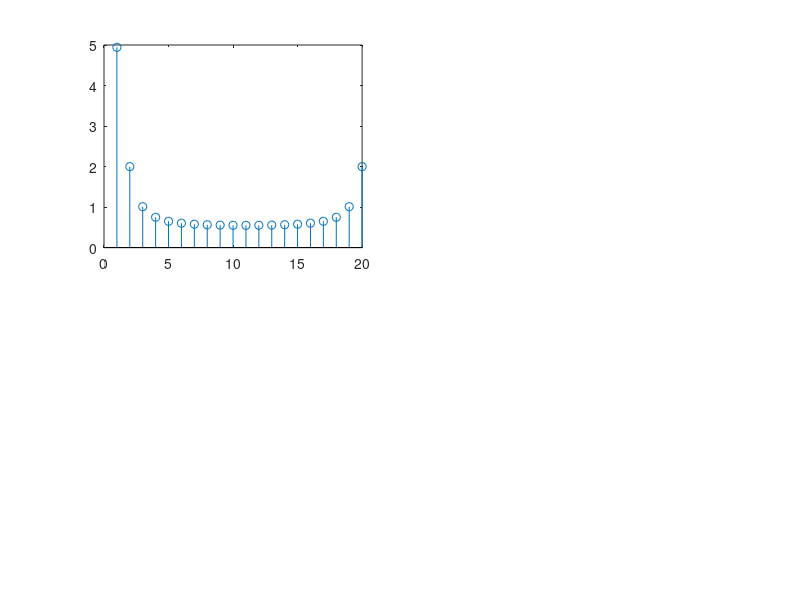

Write MATLAB code to recreate this figure. (Note: this script raises an error after producing the figure.)

N = 20;
w0 = 3*pi/10;
x = 0:1:19;
X = (0.8).^x;

Y = fft(X,N);

figure()
subplot(2,2,1);
stem(Y);
sgtitle("X[n] = (0.8)^n");
title("sequence");
xlabel("w");
ylabel("Magnitude");

subplot(2,2,2);
stem(abs(Y));
title("Magnitude");
xlabel("w");
ylabel("Magnitude");

subplot(2,2,[3,4]);
stem(angle(Y));
title("Phase");
xlabel("w");
ylabel("phase");